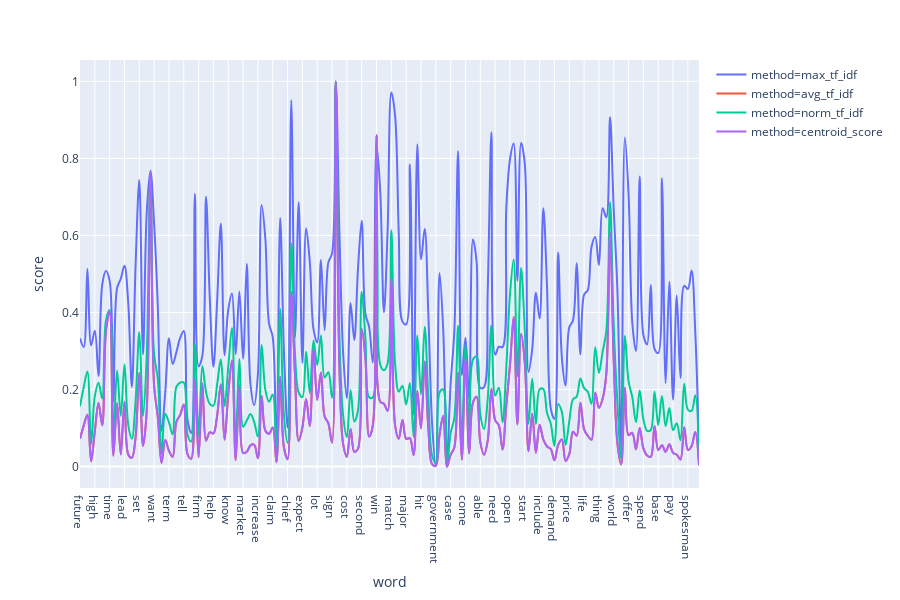

Here is the notebook cell this chart was saved with:
### Code cell
fig = px.line(df, x="word", y="score", color="method", line_group="method", 
              hover_name="method",line_shape="spline", render_mode="svg")
fig.show()

### Figure 1 — Plotly figure (JSON) as saved in the notebook; plotly's stock layout.template omitted (floating-point values rounded to 4 significant figures; data arrays with more than 128 entries replaced by an {"elided": "..."} marker saying what was removed)
{"data": [{"hoverlabel": {"namelength": 0}, "hovertemplate": "<b>%{hovertext}</b><br><br>method=max_tf_idf<br>word=%{x}<br>score=%{y}", "hovertext": {"elided": "168 str values"}, "legendgroup": "method=max_tf_idf", "line": {"color": "#636efa", "dash": "solid", "shape": "spline"}, "mode": "lines", "name": "method=max_tf_idf", "showlegend": true, "type": "scatter", "x": {"elided": "168 str values"}, "xaxis": "x", "y": {"elided": "168 float values"}, "yaxis": "y"}, {"hoverlabel": {"namelength": 0}, "hovertemplate": "<b>%{hovertext}</b><br><br>method=avg_tf_idf<br>word=%{x}<br>score=%{y}", "hovertext": {"elided": "168 str values"}, "legendgroup": "method=avg_tf_idf", "line": {"color": "#EF553B", "dash": "solid", "shape": "spline"}, "mode": "lines", "name": "method=avg_tf_idf", "showlegend": true, "type": "scatter", "x": {"elided": "168 str values"}, "xaxis": "x", "y": {"elided": "168 float values"}, "yaxis": "y"}, {"hoverlabel": {"namelength": 0}, "hovertemplate": "<b>%{hovertext}</b><br><br>method=norm_tf_idf<br>word=%{x}<br>score=%{y}", "hovertext": {"elided": "168 str values"}, "legendgroup": "method=norm_tf_idf", "line": {"color": "#00cc96", "dash": "solid", "shape": "spline"}, "mode": "lines", "name": "method=norm_tf_idf", "showlegend": true, "type": "scatter", "x": {"elided": "168 str values"}, "xaxis": "x", "y": {"elided": "168 float values"}, "yaxis": "y"}, {"hoverlabel": {"namelength": 0}, "hovertemplate": "<b>%{hovertext}</b><br><br>method=centroid_score<br>word=%{x}<br>score=%{y}", "hovertext": {"elided": "168 str values"}, "legendgroup": "method=centroid_score", "line": {"color": "#ab63fa", "dash": "solid", "shape": "spline"}, "mode": "lines", "name": "method=centroid_score", "showlegend": true, "type": "scatter", "x": {"elided": "168 str values"}, "xaxis": "x", "y": {"elided": "168 float values"}, "yaxis": "y"}], "layout": {"height": 600, "legend": {"tracegroupgap": 0}, "margin": {"t": 60}, "xaxis": {"anchor": "y", "domain": [0, 1], "title": {"text": "word"}}, "yaxis": {"anchor": "x", "domain": [0, 1], "title": {"text": "score"}}}}
